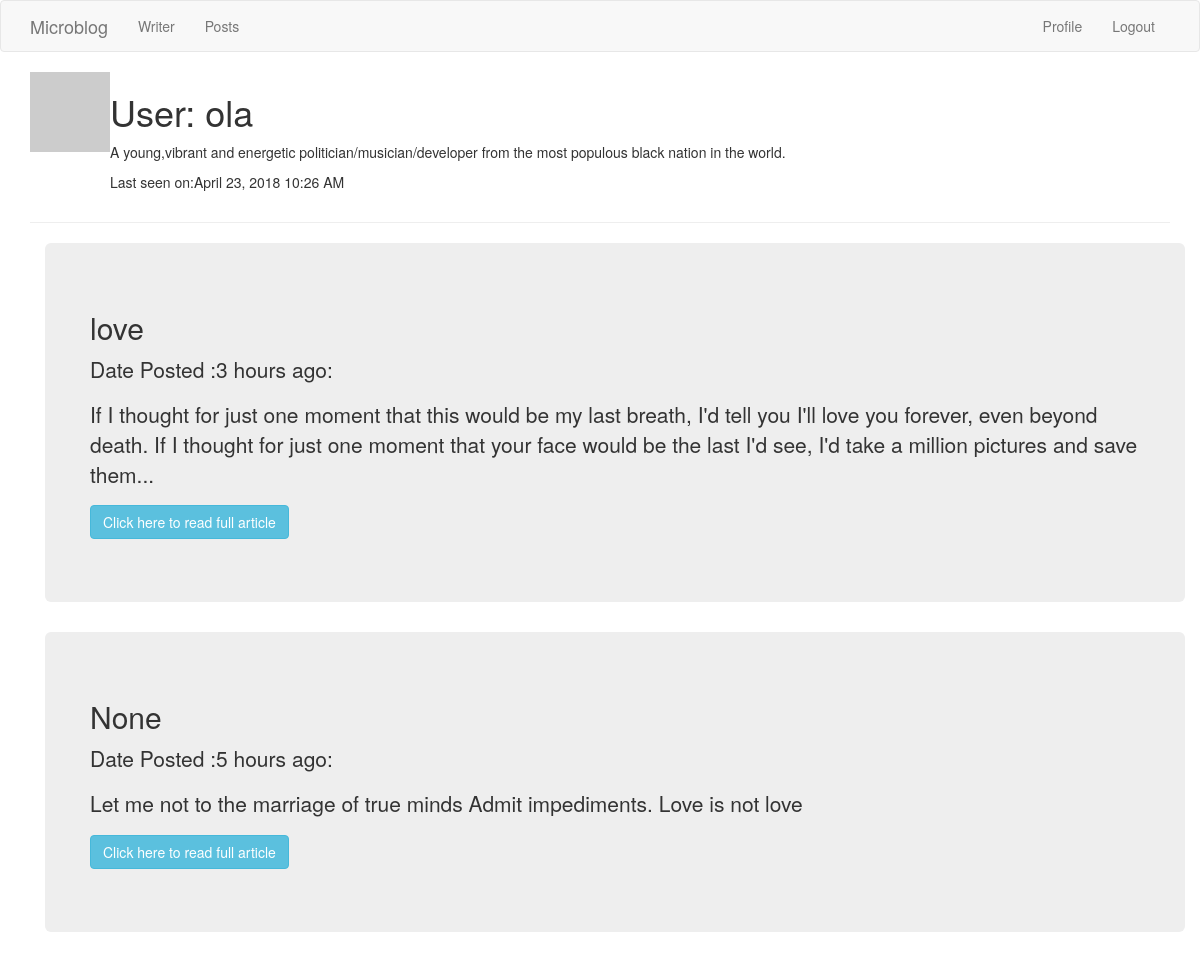
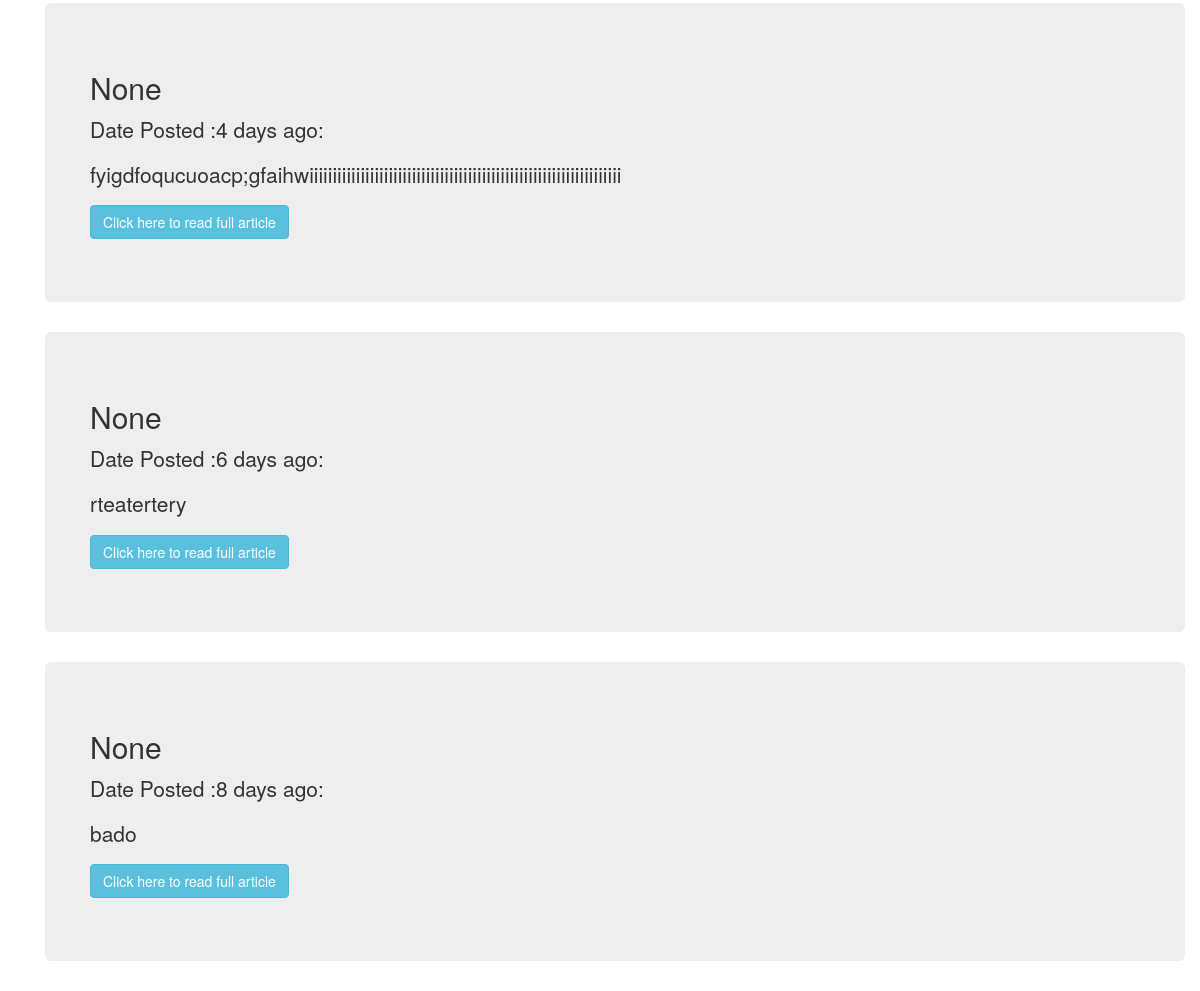
Screenshot of /user/ola (signed in) with the database file from the repository (2 pictures, top to bottom).
### app/models.py (models this page shows, shortened)
class User(UserMixin, db.Model):
    id = db.Column(db.Integer, primary_key = True)
    username = db.Column(db.String(64), index =True, unique=True)
    email = db.Column(db.String(120), index=True,unique = True)
    password_hash = db.Column(db.String(128))
    posts = db.relationship('Post', backref ='author',lazy = 'dynamic')
    about_me = db.Column(db.String(140))
    last_seen = db.Column(db.DateTime, default = datetime.utcnow)
    def avatar(self, size):
        digest = md5(self.email.lower().encode('utf-8')).hexdigest()
        return 'https://www.gravatar.com/avatar/{}?d=identicon&s={}'.format(
            digest, size)

class Post(db.Model):
    id = db.Column(db.Integer,primary_key=True)
    title = db.Column(db.String(30))
    body = db.Column(db.String(1000))
    timestamp = db.Column(db.DateTime, index= True, default =datetime.utcnow)
    user_id = db.Column(db.Integer,db.ForeignKey('user.id'))

### app/main/routes.py (the view)
@bp.route('/user/<username>')
@login_required
def user(username):
    user = User.query.filter_by(username=username).first_or_404()
    page = request.args.get('page', 1, type=int)
    posts = user.posts.order_by(Post.timestamp.desc()).paginate(
        page, current_app.config['POSTS_PER_PAGE'], False)
    next_url = url_for('main.user', username=user.username, page=posts.next_num) \
        if posts.has_next else None
    prev_url = url_for('main.user', username=user.username, page=posts.prev_num) \
        if posts.has_prev else None
    return render_template('user.html', user=user, posts=posts.items,
                           next_url=next_url, prev_url=prev_url)

### app/main/routes.py (called while the page is built)
@bp.before_request
def before_request():
    if current_user.is_authenticated:
        current_user.last_seen = datetime.utcnow()
        db.session.commit()

### app/models.py (called while the page is built)
@login.user_loader
def load_user(id):
    return User.query.get(int(id))

### app/templates/user.html (shortened to what this page needs)
{% extends "base.html"%}
{% block app_content %}
<table>
      <tr valign="top">
          <td><img src="{{ user.avatar(128) }}"></td>
          <td>
            <h1>User: {{ user.username }}</h1>
            {% if user.about_me %}<p>{{user.about_me}}</p>{%  endif %}
            {% if user.last_seen %} <p>Last seen on:{{ moment(user.last_seen).format('LLL')}}</p>{% endif %}
          </td>
      </tr>
  </table>
<hr>
{% for post in posts %}
  {% include '_post.html'%}
{% endfor %}
{% endblock %}

### app/templates/_post.html
<div class="container">
  <div class="jumbotron">
    <div class="row">
      <h2> {{ post.title }}</h2>
      <p> Date Posted :{{ moment(post.timestamp).fromNow() }}:</p>
      <p>{{ post.body |truncate (250)}}</p>
      <p><a href="{{url_for('main.fullpost',id=post.id)}}"><button class="btn btn-info">Click here to read full article</button></a></p>
    </div>
  </div>
</div>

### rows the page displays
User: username "ola", about_me "A young,vibrant and energetic politician/musician/developer from the most populous black nation in the world.", last_seen "April 23, 2018 10:26 AM"
Post: title "love", timestamp "3 hours ago", body "If I thought for just one moment that this would be my last breath, I'd tell you I'll love you forever, even beyond death. If I thought for just one moment that your face would be the last I'd see, I'd take a million pictures and save them..."
Post: title "None", timestamp "5 hours ago", body "Let me not to the marriage of true minds Admit impediments. Love is not love"
Post: title "None", timestamp "4 days ago", body "fyigdfoqucuoacp;gfaihwiiiiiiiiiiiiiiiiiiiiiiiiiiiiiiiiiiiiiiiiiiiiiiiiiiiiiiiiiiiiiiiiiii"
Post: title "None", timestamp "6 days ago", body "rteatertery"
Post: title "None", timestamp "8 days ago", body "bado"
